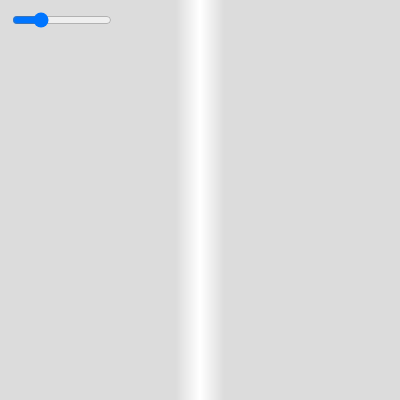
Frame 1 (no input)
Frame 60 (no input): identical to frame 1, image omitted
Frame 120 (the mouse pressed at the canvas centre since frame 60): identical to frame 1, image omitted

The p5.js sketch that drew this single still picture (run headless with seeded random() and noise() and a simulated clock; from frame 60 on, the mouse is pressed at the canvas centre):

// p5.js sketch
// ── sketch.js
let bar, slider;
let oldSliderValue;

function setup() {
  createCanvas(400, 400);
  // Create a slider and place it at the top of the canvas.
  slider = createSlider(1, 200);
  slider.position(10, 10);
  slider.size(100);
  createBar();
}

function draw() {
  background(220);

  if(oldSliderValue != slider.value()){
    createBar();
  }
  // Apply the BLUR filter.
  // Display the image.
  image(bar, width/2 - bar.width/2, 0);
  // filter(BLUR, 3);
  oldSliderValue = slider.value();
}

function createBar(){
  bar = createImage(slider.value(), height);

  // Load the image's pixels into memory.
  bar.loadPixels();

  // Set all the image's pixels to black.
  let w = bar.width - 1;
  let m = w/2;

  for (let x = 0; x <= w; x += 1) {
    let d = abs(x - m);
    // let a = map(d, 0, m, 1, 0);
    let a = norm(d, m, 0);
    console.log(x, d, a);

    for (let y = 0; y < bar.height; y += 1) {

      bar.set(x, y, color(255,255,255,255 * a));
    }
  }

  // Update the image's pixel values.
  bar.updatePixels();
  // bar.filter(BLUR, 5);
}
